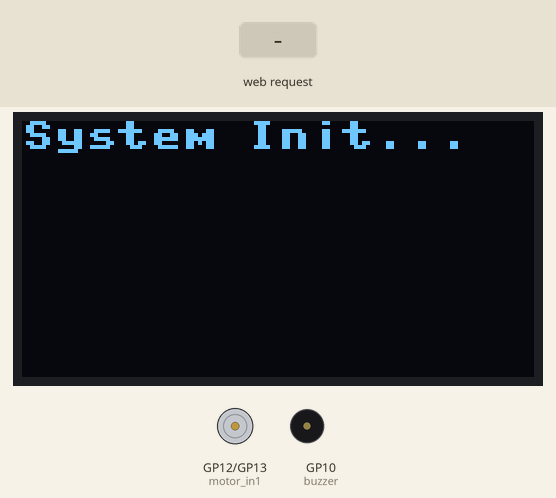
Simulated run of this program. Board: Raspberry Pi Pico running MicroPython. On the bench: 128×64 one-colour display, motor-driver pin pairs drawn as motors (green arrow = first pin HIGH = forward, orange = second pin HIGH = backward, longer = more drive), buzzer (waves = sounding, pin HIGH). Inputs (shaded band) come from the test bench. WiFi joins after 1.5 s; EEPROM starts erased; what the program prints to the serial console is not drawn.

Above: at 3.2 s.
3.3 s: HTTP request GET /?action=forward received
At 3.9 s:
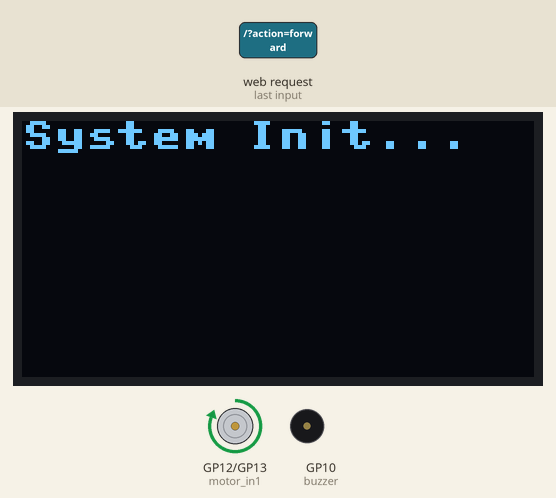
4.8 s: HTTP request GET /?action=reverse received
At 6.0 s:
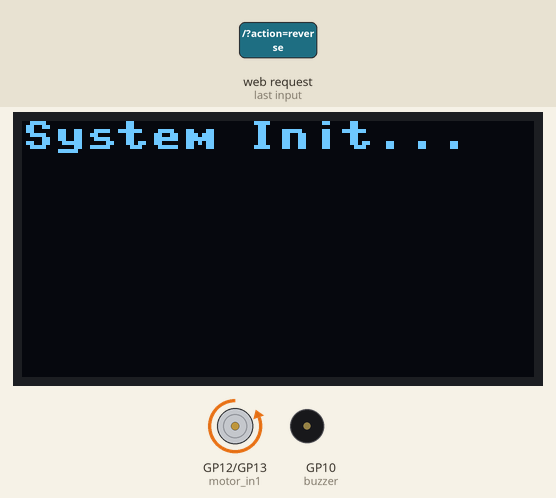
6.3 s: HTTP request GET /?action=stop received
At 7.4 s:
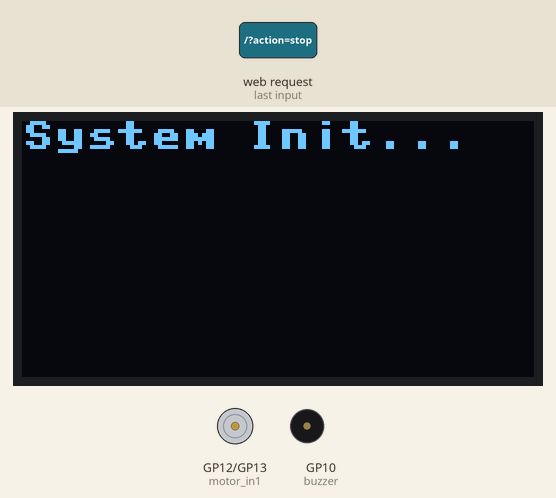
Timing chart, 0 to 9.3 s (numbered marks = the images above; inputs shaded):
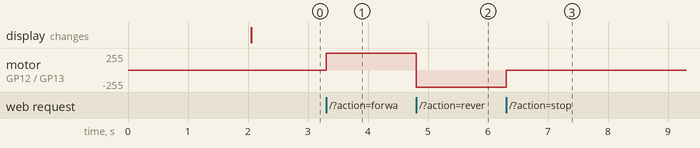

Measured:
- after the input at 3.3 s, motor on GP12 (motor_in1) / GP13 (motor_in2): stopped → forward 255/255 at once
- after the input at 4.8 s, motor on GP12 (motor_in1) / GP13 (motor_in2): forward 255/255 → backward 255/255 at once
- after the input at 6.3 s, motor on GP12 (motor_in1) / GP13 (motor_in2): backward 255/255 → stopped at once

The program:

test.py
```python
import uasyncio as asyncio
from machine import Pin, I2C, SPI, UART, PWM
import time
import network
import socket
import ssd1306
import mfrc522
from time import sleep

# --- Motor Setup ---
motor_in1 = Pin(12, Pin.OUT)
motor_in2 = Pin(13, Pin.OUT)

def motor_forward():
    motor_in1.value(1)
    motor_in2.value(0)

def motor_reverse():
    motor_in1.value(0)
    motor_in2.value(1)

def motor_stop():
    motor_in1.value(0)
    motor_in2.value(0)

# --- Buzzer Setup ---
buzzer = Pin(10, Pin.OUT)

def beep(duration=0.1):
    buzzer.value(1)
    time.sleep(duration)
    buzzer.value(0)

def error_beep():
    for _ in range(2):
        beep(0.2)
        time.sleep(0.1)

# --- OLED Display Setup (SSD1306 over I2C) ---
i2c = I2C(0, scl=Pin(1), sda=Pin(0), freq=400000)
oled = ssd1306.SSD1306_I2C(128, 64, i2c)

def oled_show(msg1="", msg2="", msg3=""):
    oled.fill(0)
    oled.text(msg1, 0, 0)
    oled.text(msg2, 0, 16)
    oled.text(msg3, 0, 32)
    oled.show()

# --- DFPlayer Mini Setup (UART) ---
dfplayer_uart = UART(1, baudrate=9600, tx=Pin(8), rx=Pin(9))  # Set to your TX/RX pins
dfplayer_uart.init(bits=8, parity=None, stop=2)

# --- DFPlayer Mini Functions ---
def send_dfplayer_command(command, param1=0, param2=0):
    command_bytes = bytearray([0x7E, 0xFF, 0x06, 0x00, command, param1, param2, 0x7E])
    checksum = sum(command_bytes[1:7]) & 0xFF
    command_bytes[6] = checksum
    dfplayer_uart.write(command_bytes)

def play_mp3(track):
    send_dfplayer_command(0x03, track, 0x00)  # Play the MP3 track

def stop_mp3():
    send_dfplayer_command(0x16, 0x00, 0x00)  # Stop the current MP3

# --- Wi-Fi Setup ---
ssid = 'Your_SSID'
password = 'Your_PASSWORD'

wlan = network.WLAN(network.STA_IF)
wlan.active(True)
wlan.connect(ssid, password)
print("Connecting to WiFi...", end='')
while not wlan.isconnected():
    print(".", end='')
    time.sleep(1)

ip = wlan.ifconfig()[0]
print("Connected, IP:", ip)

html = """
<!DOCTYPE html>
<html>
<head><title>Motor Control</title></head>
<body>
    <h2>Motor Control Panel</h2>
    <form action="/" method="get">
        <button name="action" value="forward">Forward</button>
        <button name="action" value="reverse">Reverse</button>
        <button name="action" value="stop">Stop</button>
    </form>
</body>
</html>
"""

# --- RFID Setup (MFRC522) ---
spi = SPI(0, baudrate=1000000, polarity=0, phase=0,
          sck=Pin(2), mosi=Pin(3), miso=Pin(4))
rfid = mfrc522.MFRC522(spi=spi, gpio_rst=Pin(0), gpio_cs=Pin(5))

# --- TTP229 Keypad (I2C Address 0x57) ---
TTP229_ADDR = 0x57

# --- Fingerprint Sensor Setup (UART) ---
uart = UART(1, baudrate=57600, tx=Pin(8), rx=Pin(9))

# --- RFID Reader Task ---
async def check_rfid():
    while True:
        (stat, tag_type) = rfid.request(rfid.REQIDL)
        if stat == rfid.OK:
            (stat, raw_uid) = rfid.anticoll()
            if stat == rfid.OK:
                uid = ''.join('{:02X}'.format(b) for b in raw_uid)
                print("RFID UID:", uid)
                oled_show("RFID UID:", uid, "Access OK")
                play_mp3(1)  # Play welcome sound (track 1)
                motor_forward()
                await asyncio.sleep(1)
        await asyncio.sleep(0.1)

# --- Keypad Task ---
async def check_keypad():
    while True:
        data = i2c.readfrom(TTP229_ADDR, 2)
        key = decode_ttp229(data)
        if key:
            print("Keypad:", key)
            beep(0.05)
            oled_show("Key Pressed:", str(key), "")
            await asyncio.sleep(0.3)
        await asyncio.sleep(0.05)

# --- Fingerprint Task ---
async def check_fingerprint():
    while True:
        read_fingerprint()
        await asyncio.sleep(0.2)

# --- Motor Control Web Server ---
addr = socket.getaddrinfo('0.0.0.0', 80)[0][-1]
s = socket.socket()
s.bind(addr)
s.listen(1)

async def web_server():
    while True:
        cl, addr = s.accept()
        request = cl.recv(1024)
        request = str(request)
        print("Request:", request)

        if '/?action=forward' in request:
            motor_forward()
        elif '/?action=reverse' in request:
            motor_reverse()
        elif '/?action=stop' in request:
            motor_stop()

        cl.send('HTTP/1.0 200 OK\r\nContent-type: text/html\r\n\r\n')
        cl.send(html)
        cl.close()

# --- Main Task ---
async def main():
    oled_show("System Init...", "", "")
    await asyncio.sleep(1)
    await asyncio.gather(
        check_rfid(),
        check_keypad(),
        check_fingerprint(),
        web_server()  # Add web server to run alongside other tasks
    )

# Start the event loop
asyncio.run(main())
```
